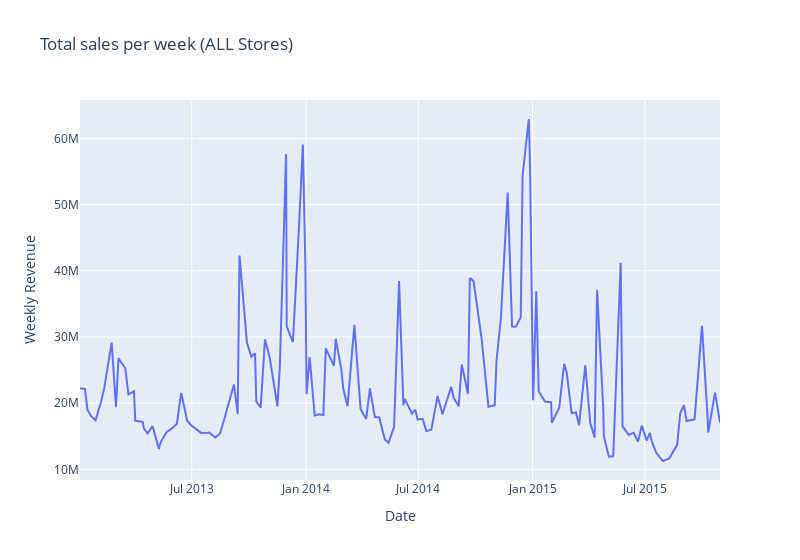

Notebook code for this chart:
### Code cell
total_sales=df_sales_train1.groupby('week_id',as_index=False).agg({
    'date':'first',
    'item_price':'sum',
    'item_cnt_day':'sum',   
    'Revenue':'sum',
    'item_id':'count'
})
total_sales.head(3)
fig=px.line(x=total_sales['date'],y=total_sales['Revenue'],
            labels={
                'x':'Date',
                'y':'Weekly Revenue'
            },
            title='Total sales per week (ALL Stores)')
fig.update_layout(
    width=800,
    #height=1000
)

fig.show()

### Figure 1 — Plotly figure (JSON) as saved in the notebook; plotly's stock layout.template omitted (floating-point values rounded to 4 significant figures; data arrays with more than 128 entries replaced by an {"elided": "..."} marker saying what was removed)
{"data": [{"hovertemplate": "Date=%{x}<br>Weekly Revenue=%{y}<extra></extra>", "legendgroup": "", "line": {"color": "#636efa", "dash": "solid"}, "marker": {"symbol": "circle"}, "mode": "lines", "name": "", "orientation": "v", "showlegend": false, "type": "scatter", "x": {"elided": "150 str values"}, "xaxis": "x", "y": {"elided": "150 float values"}, "yaxis": "y"}], "layout": {"legend": {"tracegroupgap": 0}, "title": {"text": "Total sales per week (ALL Stores)"}, "width": 800, "xaxis": {"anchor": "y", "domain": [0, 1], "title": {"text": "Date"}}, "yaxis": {"anchor": "x", "domain": [0, 1], "title": {"text": "Weekly Revenue"}}}}
